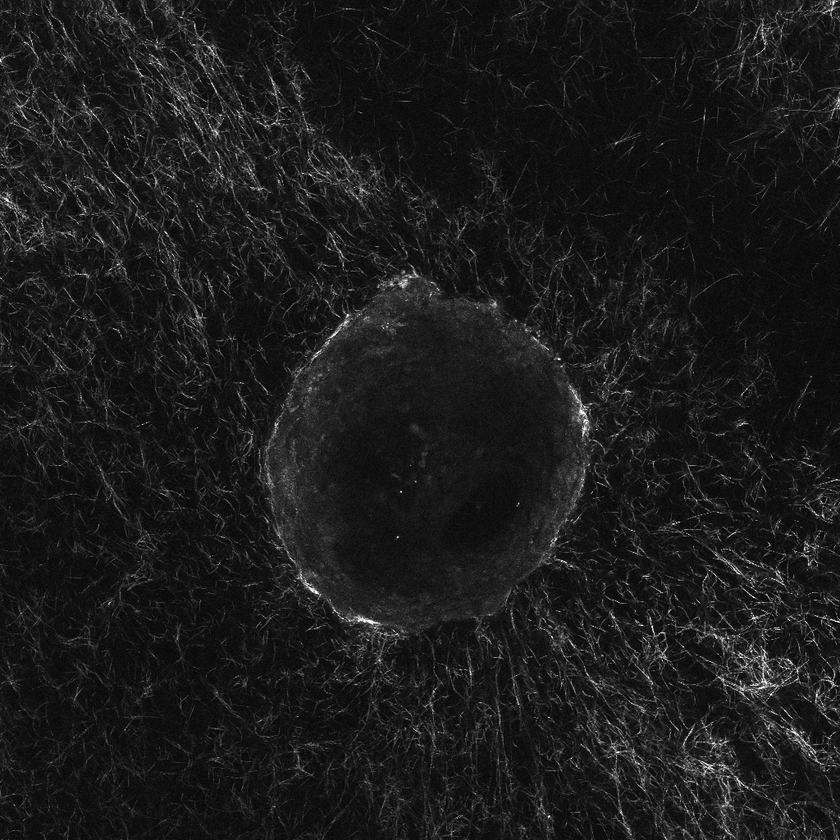
#> input picture evaluation_polar_coordinates/Pos002_S001_t314_z6_ch00.tif, 840 x 840 px, shrunk from 1024 x 1024 before the run
$ jupyter execute --allow-errors davids_projekt.ipynb
#> lines starting #> are read from the running program, lines starting #| are printed output that depends on the picture; after the words box and inside, x2 and y2 are one past the last pixel; in counts of white or black regions, pixels touching at a corner belong together
# import von Paketen

[cell 1]
import numpy as np
import matplotlib.pyplot as plt
import cv2
from PIL import Image
import skimage.measure as sm
from tqdm import tqdm_notebook as tqdm
import scipy.optimize as opt

[cell 2]
# laden des Bilds
im = cv2.imread("Pos002_S001_t314_z6_ch00.tif")
#> im is the input picture: shape (840, 840, 3); min 0, max 255, mean 27.2
im.shape
plt.imshow(im)
plt.show()

[cell 3]
im_flat=np.array(im).flatten()
# statistik des Bildes
n, bins, _  = plt.hist(im_flat,bins='auto')
#> n = 1092 values, max 116043 at index 68, min 0 at index 1, mean 1938.5; bins = 1093 values from 0 to 255
plt.show()
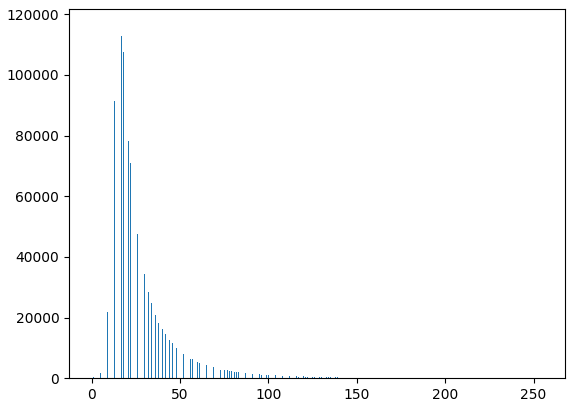
#> figure drawn by matplotlib, 1 panel; tallest bar 116043 high, from x = 15.88 to 16.11

[cell 4]
# Kantendetektion
minVal = 50
maxVal = 200

edges = cv2.Canny(im,minVal,maxVal)
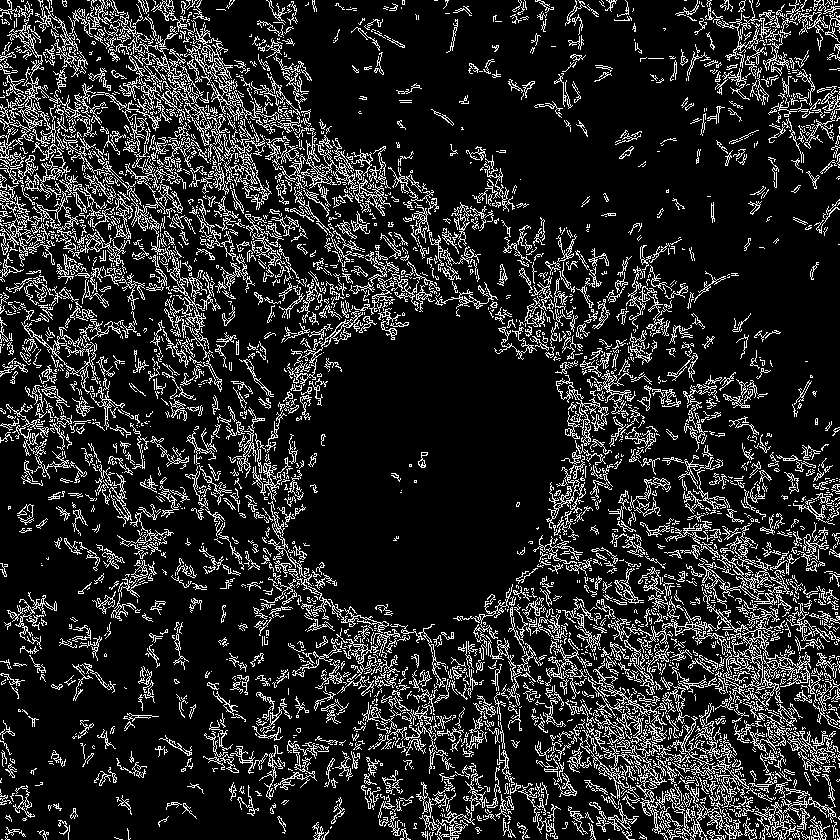
#> edges: shape (840, 840); 15.2% white in thin lines or dots
plt.imshow(edges,cmap='gray')
plt.show()

[cell 5]
# Selektion der einzelnen Kanten
labels = sm.label(edges)
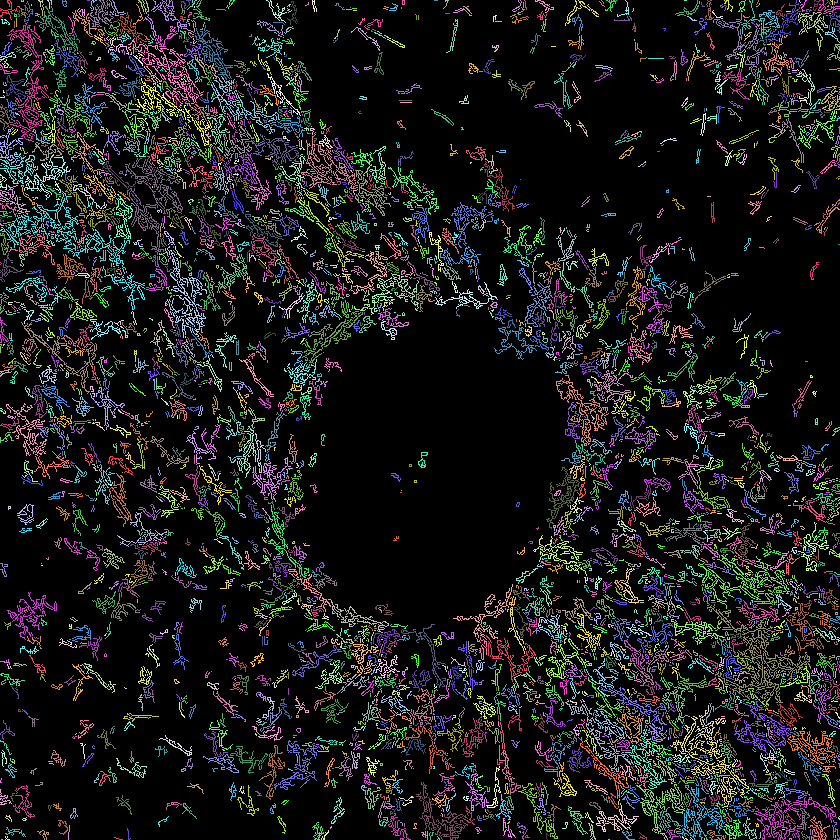
#> labels: shape (840, 840) int64; 3359 distinct labels, from 0 to 3358; one colour per label, 0 black
print(np.amax(labels) , "zusammenhängende Kanten gefunden")
#| 3358 zusammenhängende Kanten gefunden

[cell 6]
plt.imshow(labels)
plt.colorbar()
plt.show()
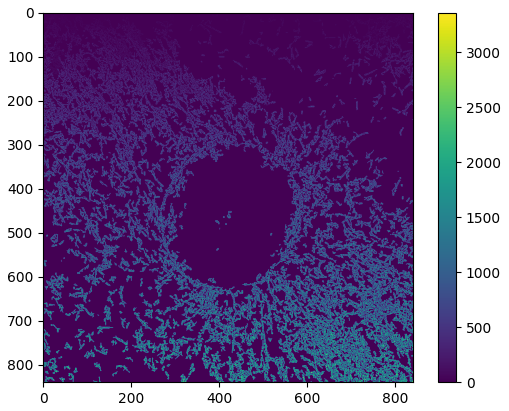
#> figure drawn by matplotlib, 2 panels

[cell 7]
# die Kanten untersuchen
regions = sm.regionprops(labels)
#> regions = 3358 regions; largest, box (x1, y1, x2, y2) and area: (707, 604, 811, 703) 1201, (0, 191, 130, 274) 1086, (125, 156, 183, 255) 852, (670, 716, 749, 808) 776, (698, 554, 790, 609) 747
angles_rad= np.array([])
sizes = np.array([])
for region in regions:
    angles_rad= np.append(angles_rad,region.orientation)
    sizes= np.append(sizes,region.area)
#> this loop made 3358 passes
#> (angles_rad, sizes) on passes 1 to 3: ([-0.634], [73]), ([-0.634, 1.57], [73, 5]), ([-0.634, 1.57, -3.21e-17], [73, 5, 13])
#> after the loop, angles_rad = 3358 values, max 1.57 at index 1, min -1.57 at index 831, mean 0.134; sizes = 3358 values, max 1201 at index 2313, min 1 at index 68, mean 31.95
plt.subplot(121)
n, bins, _ = plt.hist(angles_rad,bins='auto')
#> n = [104, 122, 118, 441, 116, 147, 157, 379, 174, 219, 248, 283, 199, 204, 143, 304]; bins = 17 values from -1.57 to 1.57
plt.xlabel("Orientation-Winkel in rad")
plt.ylabel("N")
plt.subplot(122)
n, bins, _ = plt.hist(sizes,bins='auto')
#> n = 310 values, max 869 at index 0, min 0 at index 55, mean 10.83; bins = 311 values from 1 to 1201
plt.ylabel("N")
plt.xlabel("Area in pixels")
plt.xscale("log")
plt.show()
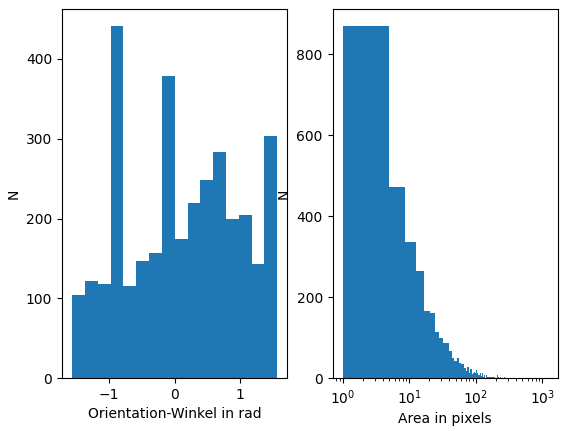
#> figure drawn by matplotlib, 2 panels; panel 1: tallest bar 441 high, from x = -0.979 to -0.782; panel 2: tallest bar 869 high, from x = 1 to 4.87

[cell 8]
# eine Random Kante heraussuchen und anschauen, testweise
random_index = np.random.randint(0,len(regions))
#> random_index = 2732
plt.subplot(121)
plt.imshow(regions[random_index].image)
my_box = regions[random_index].bbox
#> my_box = (682, 523, 702, 533)
plt.arrow(0,0,2,2*np.cos(regions[random_index].orientation))
plt.subplot(122)
plt.imshow(im[my_box[0]:my_box[2],my_box[1]:my_box[3]])
plt.show()
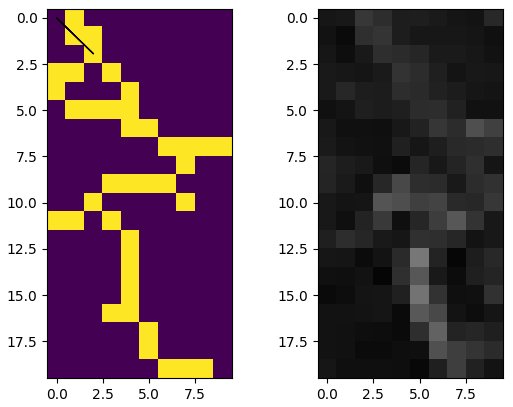
#> figure drawn by matplotlib, 2 panels

$ run again, with evaluation_polar_coordinates/Series001_z000_ch00.tif copied over evaluation_polar_coordinates/Pos002_S001_t314_z6_ch00.tif
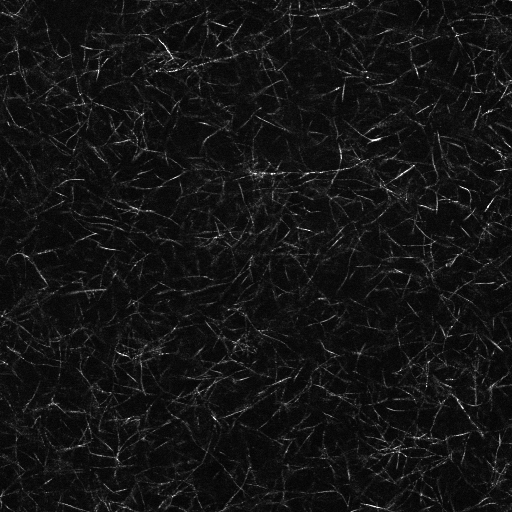
#> input picture evaluation_polar_coordinates/Series001_z000_ch00.tif, 512 x 512 px
#> im is the input picture: shape (512, 512, 3); min 1, max 255, mean 20
#> `n, bins, _  = plt.hist(im_flat,bins='auto')`: n = 1066 values, max 58398 at index 46, min 0 at index 1, mean 737.7; bins = 1067 values from 1 to 255
#> `edges = cv2.Canny(im,minVal,maxVal)`:
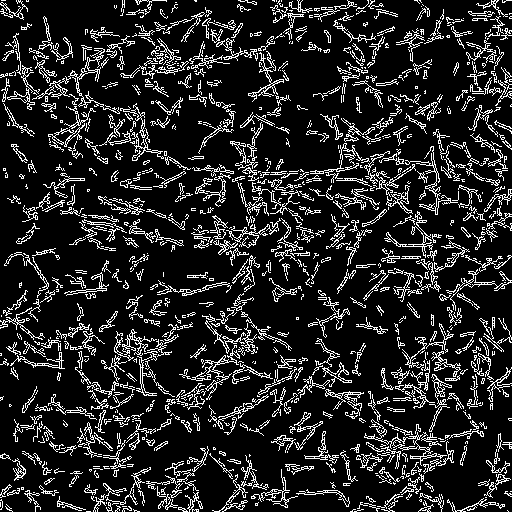
#> edges: shape (512, 512); 14.5% white in thin lines or dots
#> labels: shape (512, 512) int64; 1057 distinct labels, from 0 to 1056
#| 1056 zusammenhängende Kanten gefunden
#> regions = 1056 regions; largest, box (x1, y1, x2, y2) and area: (49, 48, 120, 114) 483, (364, 419, 447, 466) 390, (179, 345, 240, 400) 387, (405, 146, 458, 215) 343, (310, 143, 370, 183) 285
#> the loop `for region in regions:` made 1056 passes
#> (angles_rad, sizes) on passes 1 to 3: ([1.57], [5]), ([1.57, 1.29], [5, 98]), ([1.57, 1.29, 1.57], [5, 98, 5])
#> after the loop `for region in regions:`: angles_rad = 1056 values, max 1.57 at index 0, min -1.56 at index 764, mean 0.0504; sizes = 1056 values, max 483 at index 126, min 1 at index 26, mean 35.93
#> `n, bins, _ = plt.hist(angles_rad,bins='auto')`: n = [97, 87, 120, 62, 79, 103, 54, 69, 81, 67, 95, 142]; bins = [-1.56, -1.3, -1.04, -0.78, -0.519, -0.258, 0.00327, 0.265, 0.526, 0.787, 1.05, 1.31, 1.57]
#> `n, bins, _ = plt.hist(sizes,bins='auto')`: n = 71 values, max 247 at index 0, min 0 at index 26, mean 14.87; bins = 72 values from 1 to 483
#> random_index = 684
#> my_box = (323, 211, 327, 220)
#> `plt.show()`:
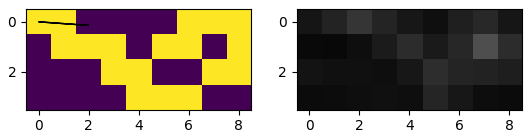
#> figure drawn by matplotlib, 2 panels
